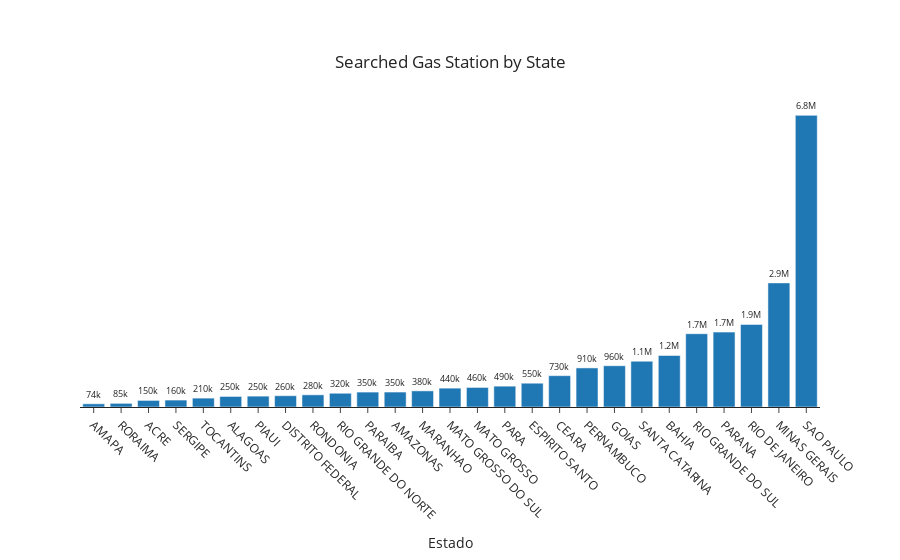

The notebook cell saved with this chart:
### Markdown cell above
## We have much more searched Gas Station in Southeast, followed by Northeast and South

### Code cell
Gas_Price_Postos_Estados = Gas_Price.groupby(["Estado"])["Número de Postos Pesquisados"].sum()
df_Gas_Price_Postos_Estados = pd.DataFrame(Gas_Price_Postos_Estados)
df_Gas_Price_Postos_Estados = df_Gas_Price_Postos_Estados.reset_index().sort_values(by="Número de Postos Pesquisados", ascending = True)

fig = px.bar(df_Gas_Price_Postos_Estados,
             x="Estado",
             y="Número de Postos Pesquisados",
             template = "simple_white",
             title="Searched Gas Station by State",
             text="Número de Postos Pesquisados" )

fig.update_traces(texttemplate='%{text:.2s}', textposition='outside')
fig.update_layout(uniformtext_minsize=8,  uniformtext_mode='hide')

fig.update_yaxes(visible=False, showticklabels=False) ##removing the yaxes

fig.update_layout(                                    # Editing the layout
    title={                                           # Editing the title
        'text': "Searched Gas Station by State",      # Changing the Title
        'y':0.9,                                      # Y position for the title
        'x':0.5},                                     # X position for the title
    
    height=600,                                       # reshaping the yaxis height.
    xaxis_tickangle = 45)                             # rotating the xticks 45 degreess

fig

### Figure 1 — Plotly figure (JSON) as saved in the notebook; plotly's stock layout.template omitted (floating-point values rounded to 4 significant figures)
{"data": [{"alignmentgroup": "True", "hovertemplate": "Estado=%{x}<br>Número de Postos Pesquisados=%{text}<extra></extra>", "legendgroup": "", "marker": {"color": "#1F77B4"}, "name": "", "offsetgroup": "", "orientation": "v", "showlegend": false, "text": [74410, 84986, 153430, 161302, 206836, 245640, 253263, 262713, 283269, 319949, 347488, 348183, 375609, 439333, 455324, 485391, 553930, 729341, 910234, 960476, 1065828, 1199227, 1706360, 1743951, 1923061, 2890333, 6792250], "textposition": "outside", "texttemplate": "%{text:.2s}", "type": "bar", "x": ["AMAPA", "RORAIMA", "ACRE", "SERGIPE", "TOCANTINS", "ALAGOAS", "PIAUI", "DISTRITO FEDERAL", "RONDONIA", "RIO GRANDE DO NORTE", "PARAIBA", "AMAZONAS", "MARANHAO", "MATO GROSSO DO SUL", "MATO GROSSO", "PARA", "ESPIRITO SANTO", "CEARA", "PERNAMBUCO", "GOIAS", "SANTA CATARINA", "BAHIA", "RIO GRANDE DO SUL", "PARANA", "RIO DE JANEIRO", "MINAS GERAIS", "SAO PAULO"], "xaxis": "x", "y": [74410, 84986, 153430, 161302, 206836, 245640, 253263, 262713, 283269, 319949, 347488, 348183, 375609, 439333, 455324, 485391, 553930, 729341, 910234, 960476, 1065828, 1199227, 1706360, 1743951, 1923061, 2890333, 6792250], "yaxis": "y"}], "layout": {"autosize": true, "barmode": "relative", "legend": {"tracegroupgap": 0}, "title": {"text": "Searched Gas Station by State", "x": 0.5, "y": 0.9}, "uniformtext": {"minsize": 8, "mode": "hide"}, "xaxis": {"anchor": "y", "autorange": true, "domain": [0, 1], "range": [-0.5, 26.5], "tickangle": 45, "title": {"text": "Estado"}, "type": "category"}, "yaxis": {"anchor": "x", "autorange": true, "domain": [0, 1], "range": [0, 7150000.0], "showticklabels": false, "title": {"text": "Número de Postos Pesquisados"}, "type": "linear", "visible": false}}}
